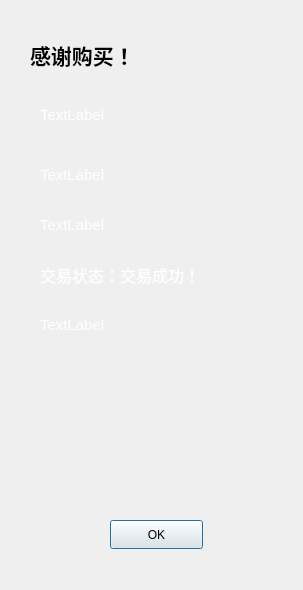
<?xml version="1.0" encoding="UTF-8"?>
<ui version="4.0">
 <class>order_complete</class>
 <widget class="QDialog" name="order_complete">
  <property name="geometry">
   <rect>
    <x>0</x>
    <y>0</y>
    <width>303</width>
    <height>590</height>
   </rect>
  </property>
  <property name="windowTitle">
   <string>Dialog</string>
  </property>
  <widget class="QPushButton" name="pushButton">
   <property name="geometry">
    <rect>
     <x>110</x>
     <y>520</y>
     <width>93</width>
     <height>29</height>
    </rect>
   </property>
   <property name="text">
    <string>OK</string>
   </property>
  </widget>
  <widget class="QLabel" name="label">
   <property name="geometry">
    <rect>
     <x>30</x>
     <y>20</y>
     <width>171</width>
     <height>71</height>
    </rect>
   </property>
   <property name="text">
    <string>&lt;!DOCTYPE HTML PUBLIC &quot;-//W3C//DTD HTML 4.0//EN&quot; &quot;http://www.w3.org/TR/REC-html40/strict.dtd&quot;&gt;
&lt;html&gt;&lt;head&gt;&lt;meta name=&quot;qrichtext&quot; content=&quot;1&quot; /&gt;&lt;meta charset=&quot;utf-8&quot; /&gt;&lt;style type=&quot;text/css&quot;&gt;
p, li { white-space: pre-wrap; }
&lt;/style&gt;&lt;/head&gt;&lt;body style=&quot; font-family:'Microsoft YaHei UI'; font-size:9pt; font-weight:400; font-style:normal;&quot;&gt;
&lt;p style=&quot; margin-top:0px; margin-bottom:0px; margin-left:0px; margin-right:0px; -qt-block-indent:0; text-indent:0px;&quot;&gt;&lt;span style=&quot; font-size:16pt; font-weight:700;&quot;&gt;感谢购买！&lt;/span&gt;&lt;/p&gt;&lt;/body&gt;&lt;/html&gt;</string>
   </property>
  </widget>
  <widget class="QLabel" name="time">
   <property name="geometry">
    <rect>
     <x>40</x>
     <y>100</y>
     <width>211</width>
     <height>31</height>
    </rect>
   </property>
   <property name="font">
    <font>
     <pointsize>13</pointsize>
    </font>
   </property>
   <property name="autoFillBackground">
    <bool>false</bool>
   </property>
   <property name="text">
    <string>&lt;html&gt;&lt;head/&gt;&lt;body&gt;&lt;p&gt;&lt;span style=&quot; font-size:11pt; color:#ffffff;&quot;&gt;TextLabel&lt;/span&gt;&lt;/p&gt;&lt;/body&gt;&lt;/html&gt;</string>
   </property>
  </widget>
  <widget class="QLabel" name="price">
   <property name="geometry">
    <rect>
     <x>40</x>
     <y>160</y>
     <width>211</width>
     <height>31</height>
    </rect>
   </property>
   <property name="font">
    <font>
     <pointsize>13</pointsize>
    </font>
   </property>
   <property name="text">
    <string>&lt;html&gt;&lt;head/&gt;&lt;body&gt;&lt;p&gt;&lt;span style=&quot; font-size:11pt; color:#ffffff;&quot;&gt;TextLabel&lt;/span&gt;&lt;/p&gt;&lt;/body&gt;&lt;/html&gt;</string>
   </property>
  </widget>
  <widget class="QLabel" name="number">
   <property name="geometry">
    <rect>
     <x>40</x>
     <y>210</y>
     <width>211</width>
     <height>31</height>
    </rect>
   </property>
   <property name="font">
    <font>
     <pointsize>13</pointsize>
    </font>
   </property>
   <property name="text">
    <string>&lt;html&gt;&lt;head/&gt;&lt;body&gt;&lt;p&gt;&lt;span style=&quot; font-size:11pt; color:#ffffff;&quot;&gt;TextLabel&lt;/span&gt;&lt;/p&gt;&lt;/body&gt;&lt;/html&gt;</string>
   </property>
  </widget>
  <widget class="QLabel" name="label_5">
   <property name="geometry">
    <rect>
     <x>40</x>
     <y>260</y>
     <width>211</width>
     <height>31</height>
    </rect>
   </property>
   <property name="font">
    <font>
     <pointsize>13</pointsize>
    </font>
   </property>
   <property name="text">
    <string>&lt;html&gt;&lt;head/&gt;&lt;body&gt;&lt;p&gt;&lt;span style=&quot; font-size:12pt; color:#ffffff;&quot;&gt;交易状态：交易成功！&lt;/span&gt;&lt;/p&gt;&lt;/body&gt;&lt;/html&gt;</string>
   </property>
  </widget>
  <widget class="QLabel" name="balance">
   <property name="geometry">
    <rect>
     <x>40</x>
     <y>310</y>
     <width>211</width>
     <height>31</height>
    </rect>
   </property>
   <property name="font">
    <font>
     <pointsize>13</pointsize>
    </font>
   </property>
   <property name="text">
    <string>&lt;html&gt;&lt;head/&gt;&lt;body&gt;&lt;p&gt;&lt;span style=&quot; font-size:11pt; color:#ffffff;&quot;&gt;TextLabel&lt;/span&gt;&lt;/p&gt;&lt;/body&gt;&lt;/html&gt;</string>
   </property>
  </widget>
 </widget>
 <resources/>
 <connections/>
</ui>
